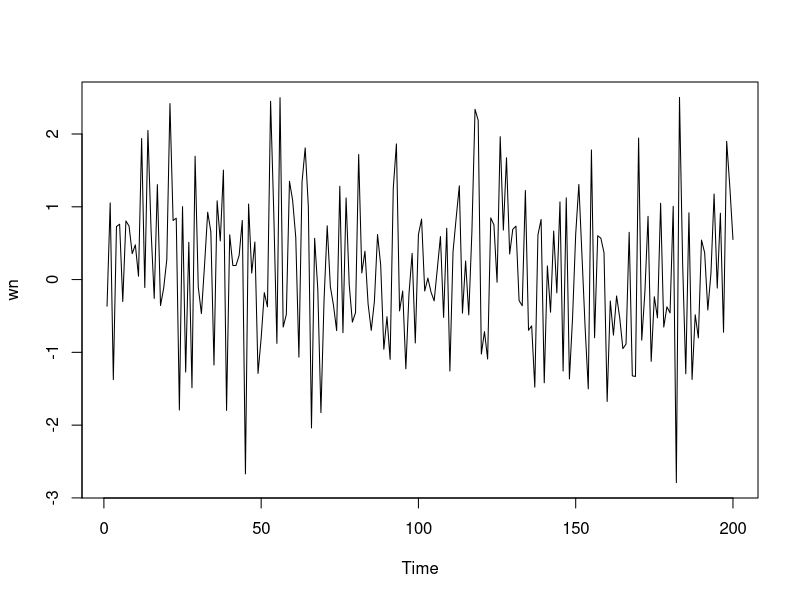
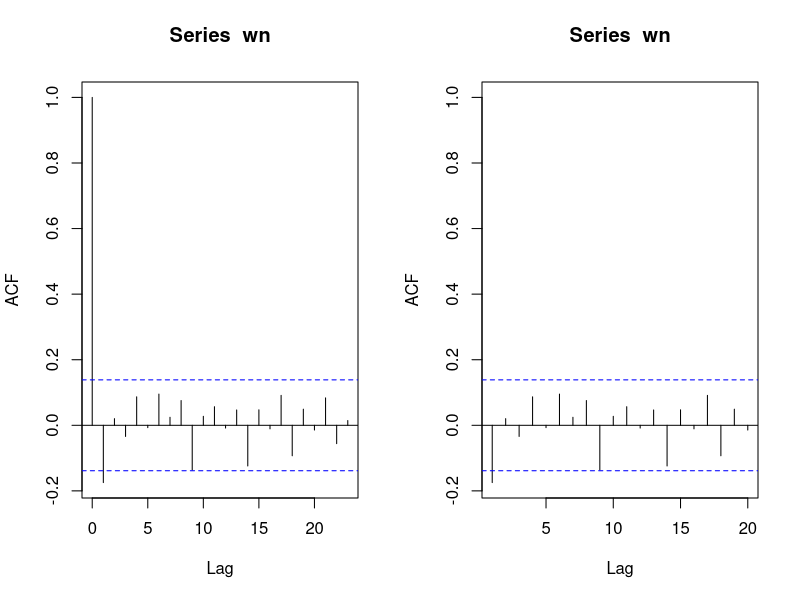
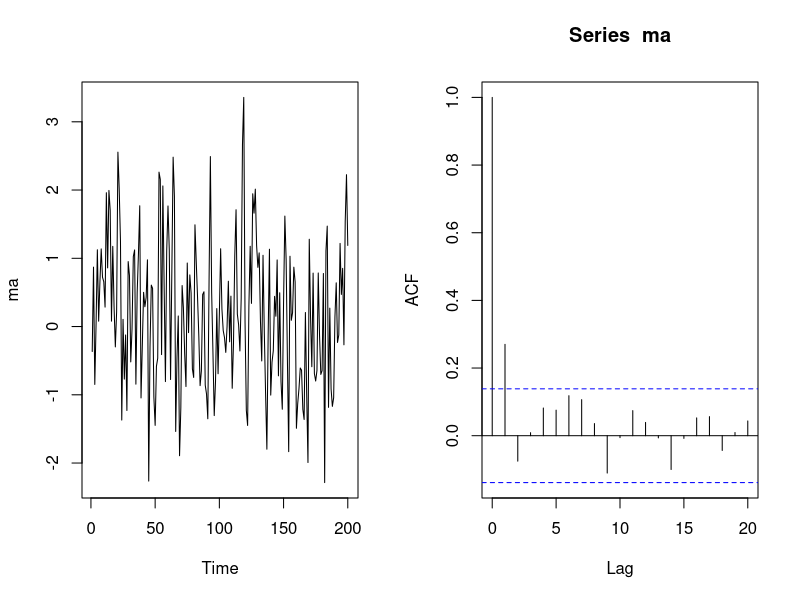
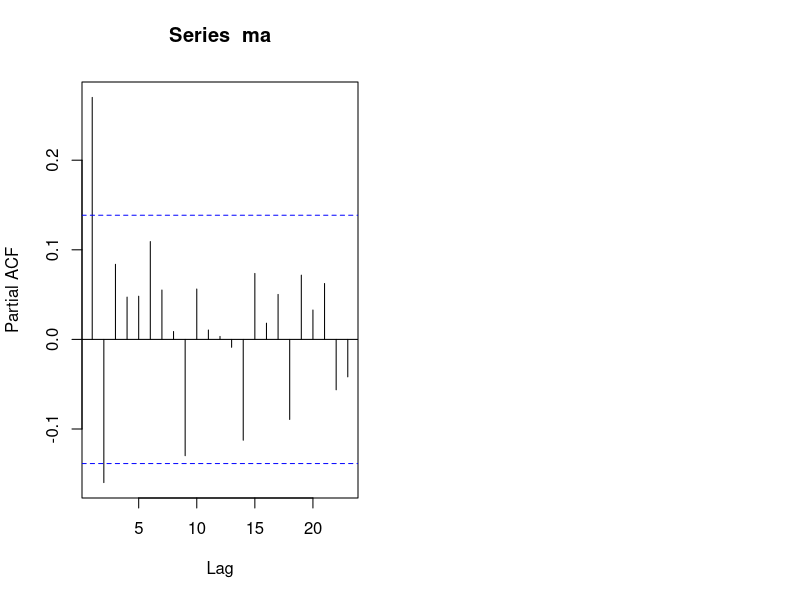

Reproduce these figures in R, in order. (Note: this script raises an error after producing the figures.)
## ---- chunk 1
knitr::opts_chunk$set(echo = TRUE)
## ---- chunk 2
wn <- rnorm(200)
ts.plot(wn)
## ---- chunk 3
par(mfrow = c(1, 2)) 
acf(wn)
acf(wn, xlim = c(1, 20))
## ---- chunk 4
set.seed(1234)
ma <- wn[1]
## ---- chunk 5
for(i in 2:200){
   ma[i] <- wn[i] + 0.5 * wn[i - 1] 
}
ma
## ---- chunk 6
ma1 <- arima.sim(list(order=c(0,0,1), ma=0.5), n=200)
ma1
## ---- chunk 7
ts.plot(ma)
## ---- chunk 8
acf(ma,lag.max = 20)
## ---- chunk 9
pacf(ma)
## ---- chunk 10
eacf(ma)
## ---- chunk 11
#Yt
yt_ma <- ma[-1]
yt_ma
#Yt-1
yt_1_ma <- ma[-200]
yt_1_ma
## ---- chunk 12
plot(y=yt_ma,x=yt_1_ma)
## ---- chunk 13
cor(yt_ma,yt_1_ma)
## ---- chunk 14
#Yt
yt_ma2 <- ma[-c(1,2)]
yt_ma2
#Yt-2
yt_2_ma <- ma[-c(199,200)]
yt_2_ma
## ---- chunk 15
plot(y=yt_ma2,x=yt_2_ma)
## ---- chunk 16
cor(yt_ma2,yt_2_ma)
## ---- chunk 17
set.seed(1234)
## ---- chunk 18
n<-length(wn)
n
ar <- c(1:n) 
for (i in 2:n) {ar[i]<-wn[i]+0.7*ar[i-1]}
ar
## ---- chunk 19
ar1 <- arima.sim(list(order=c(1,0,0), ar=0.7), n=200)
ar1
## ---- chunk 20
ts.plot(ar)
## ---- chunk 21
acf(ar)
## ---- chunk 22
pacf(ar)
## ---- chunk 23
eacf(ar)
## ---- chunk 24
#Yt
yt_ar <- ar[-1]
yt_ar
#Yt-1
yt_1_ar <- ar[-200]
yt_1_ar
## ---- chunk 25
plot(y=yt_ar,x=yt_1_ar)
## ---- chunk 26
cor(yt_ar,yt_1_ar)
## ---- chunk 27
#Yt
yt_ar2 <- ar[-c(1,2)]
yt_ar2
#Yt-2
yt_2_ar <- ar[-c(199,200)]
yt_2_ar
## ---- chunk 28
plot(y=yt_ar2,x=yt_2_ar)
## ---- chunk 29
cor(yt_ar2,yt_2_ar)
## ---- chunk 30
set.seed(30)
coefs <- c(0.3, 0.5, 0.2)
e <- c(1, 2, 3)

coefs %*% e
## ---- chunk 31
coefs * e
sum(coefs * e)
## ---- chunk 32
arma.sim <- function(n, macoef, arcoef){
  manum <- length(macoef)
  arnum <- length(arcoef)
  stopifnot(manum < n & arnum < n)
  
  wn <- rnorm(n, sd = 0.5)
  init <- max(manum, arnum)

  arma <- wn[1:init]
  for(i in {init+1}:n){
   mastart <- i - manum
   maend <- i-1
   arstart <- i - arnum
   arend <- i-1
   arma[i] <- sum(arcoef * arma[arstart:arend]) + sum(macoef * wn[mastart:maend])  + wn[i]
   }
  return(arma)
}
## ---- chunk 33
# beberapa contoh pembangkitan melalui fungsi

ma3 <- arma.sim(1000, c(0.4, 0.6,0.4), 0)
ar2 <- arma.sim(1000, 0, c(0.3, 0.6))

par(mfrow = c(2, 2))
acf(ma3)
pacf(ma3)
acf(ar2)
pacf(ar2)
## ---- chunk 34
#contoh untuk ARMA
arma22 <- arma.sim(2000, c(0.3, 0.4), c(0.3,0.4))

arma22 |> arima(c(2,0,2))
## ---- chunk 35
arma11 <- arima.sim(list(order=c(1,0,1), ar = 0.7, ma = 0.5), n=200)
arma11
